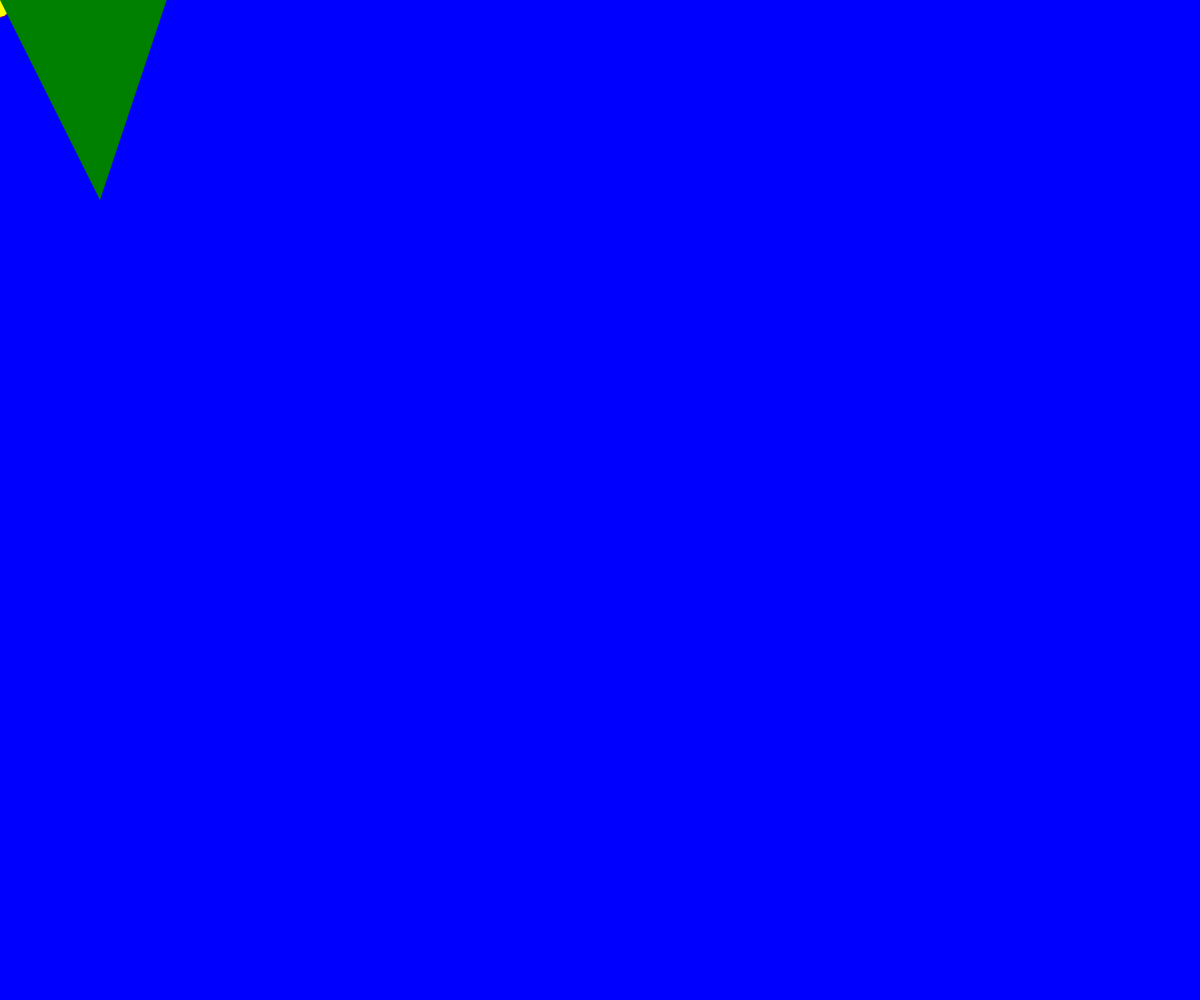
Frame 1 (no input)
Frame 60 (no input): identical to frame 1, image omitted
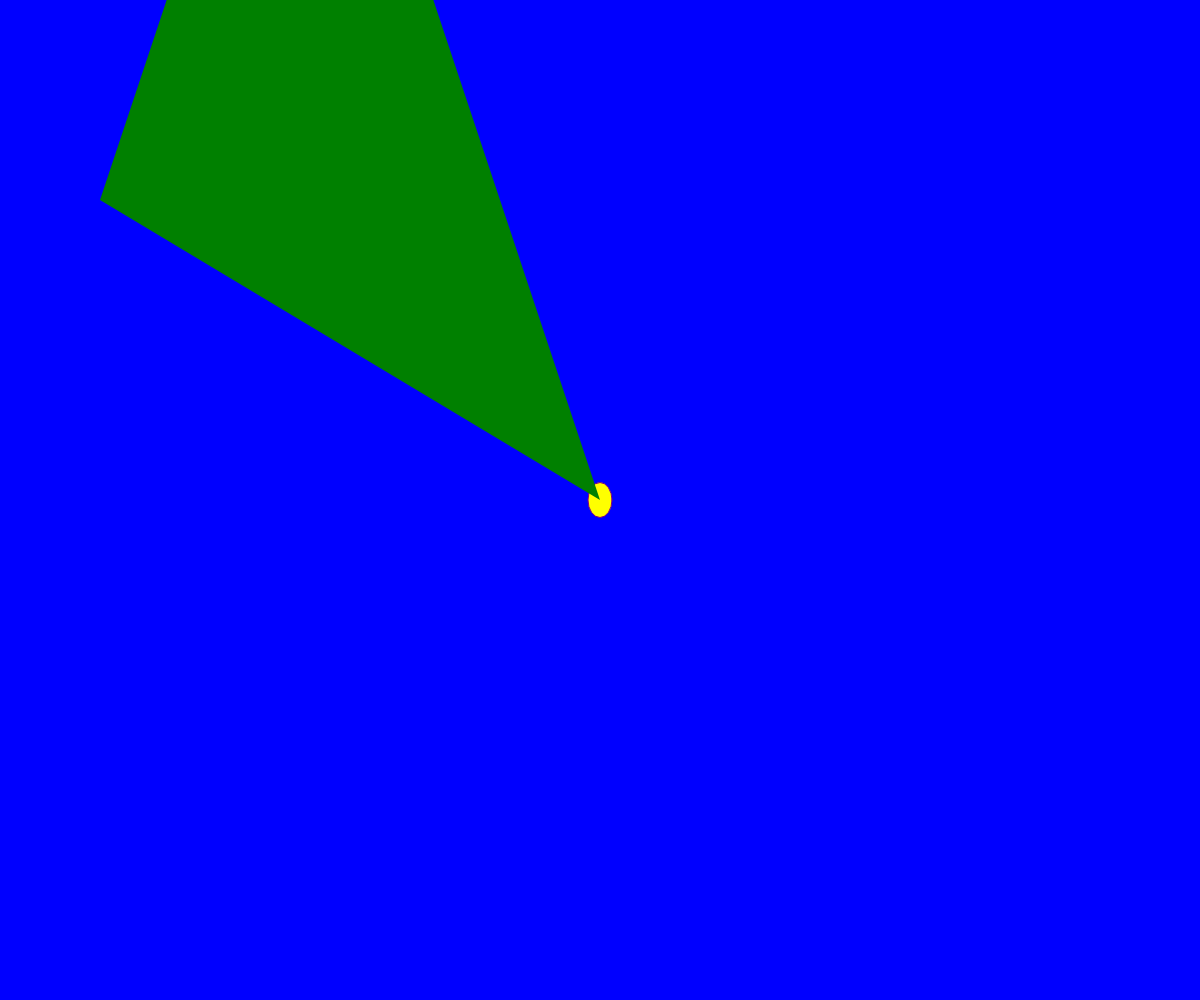
Frame 120 (the mouse pressed at the canvas centre since frame 60)

The p5.js sketch that drew these frames (run headless with seeded random() and noise() and a simulated clock; from frame 60 on, the mouse is pressed at the canvas centre):

// p5.js sketch
// ── sketch.js
function setup(){
//make entire canvas the window
    createCanvas( windowWidth, windowHeight );

}
//define variables
var ballRotationRate = 0;
var ballWidth = 24;
var ballHeight = 35;
var triangleRotationRate = 0;

function draw (){
background( 'blue' );
//don't show cursor
noCursor();

//update values
ballRotationRate = (mouseX * 0.6) - 30;

//ball sandbox

push();

//ball characteristics
stroke( 'purple' );
fill( 'yellow' );
ellipse( mouseX, mouseY, 24, 35 );


pop();

//triangle characteristics
push();
fill( 'green');
noStroke();
triangle( mouseX, mouseY, 100, 200, 300, -400);
pop();

}
